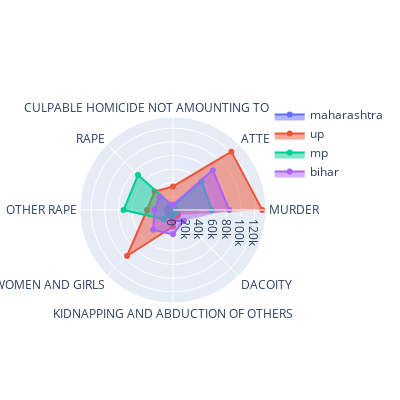

This figure's notebook cell:
### Markdown cell above
Radar Chart

### Code cell
categories = data1.columns[[3, 4, 5, 6, 7, 8, 9, 10]]

print("Radar Chart")
fig = go.Figure()
plt.Figure(figsize =(5, 3))

fig.add_trace(go.Scatterpolar(r=maharashtra, theta=categories, fill='toself', name='maharashtra'))
fig.add_trace(go.Scatterpolar(r=up, theta=categories, fill='toself', name='up'))
fig.add_trace(go.Scatterpolar(r=mp, theta=categories, fill='toself', name='mp'))
fig.add_trace(go.Scatterpolar(r=bihar, theta=categories, fill='toself', name='bihar'))

fig.update_layout(autosize=False, width=400, height=400)

fig.show()

### Figure 1 — Plotly figure (JSON) as saved in the notebook; plotly's stock layout.template omitted (floating-point values rounded to 4 significant figures)
{"data": [{"fill": "toself", "name": "maharashtra", "r": [63, 3581, 7849, 7927, 9141, 10508, 16456, 22099, 25132, 30080, 37004, 37008, 41610, 41868, 65747, 75438, 79631, 159928, 165770, 180488, 271163, 339928, 376677, 707520, 777150, 1120120], "theta": ["MURDER", "ATTEMPT TO MURDER", "CULPABLE HOMICIDE NOT AMOUNTING TO MURDER", "RAPE", "OTHER RAPE", "KIDNAPPING AND ABDUCTION OF WOMEN AND GIRLS", "KIDNAPPING AND ABDUCTION OF OTHERS", "DACOITY"], "type": "scatterpolar"}, {"fill": "toself", "name": "up", "r": [130886, 121040, 34538, 38146, 38142, 95410, 24255, 10366, 2781, 61652, 131626, 292588, 331592, 108296, 76761, 168203, 7710, 14102, 280464, 47719, 59495, 56748, 157070, 6, 237542, 1253898], "theta": ["MURDER", "ATTEMPT TO MURDER", "CULPABLE HOMICIDE NOT AMOUNTING TO MURDER", "RAPE", "OTHER RAPE", "KIDNAPPING AND ABDUCTION OF WOMEN AND GIRLS", "KIDNAPPING AND ABDUCTION OF OTHERS", "DACOITY"], "type": "scatterpolar"}, {"fill": "toself", "name": "mp", "r": [56844, 59206, 5668, 72517, 72515, 18999, 7383, 5117, 5209, 44682, 275796, 203968, 327496, 65908, 14799, 40063, 3360, 21797, 825835, 18427, 159756, 19889, 86484, 308, 132722, 2393164], "theta": ["MURDER", "ATTEMPT TO MURDER", "CULPABLE HOMICIDE NOT AMOUNTING TO MURDER", "RAPE", "OTHER RAPE", "KIDNAPPING AND ABDUCTION OF WOMEN AND GIRLS", "KIDNAPPING AND ABDUCTION OF OTHERS", "DACOITY"], "type": "scatterpolar"}, {"fill": "toself", "name": "bihar", "r": [82490, 82603, 7739, 27150, 27146, 41000, 35731, 22223, 2835, 47332, 81517, 70015, 238302, 210368, 32492, 61480, 2697, 18783, 398589, 27336, 21088, 51938, 56439, 888, 95939, 1077182], "theta": ["MURDER", "ATTEMPT TO MURDER", "CULPABLE HOMICIDE NOT AMOUNTING TO MURDER", "RAPE", "OTHER RAPE", "KIDNAPPING AND ABDUCTION OF WOMEN AND GIRLS", "KIDNAPPING AND ABDUCTION OF OTHERS", "DACOITY"], "type": "scatterpolar"}], "layout": {"autosize": false, "height": 400, "width": 400}}
